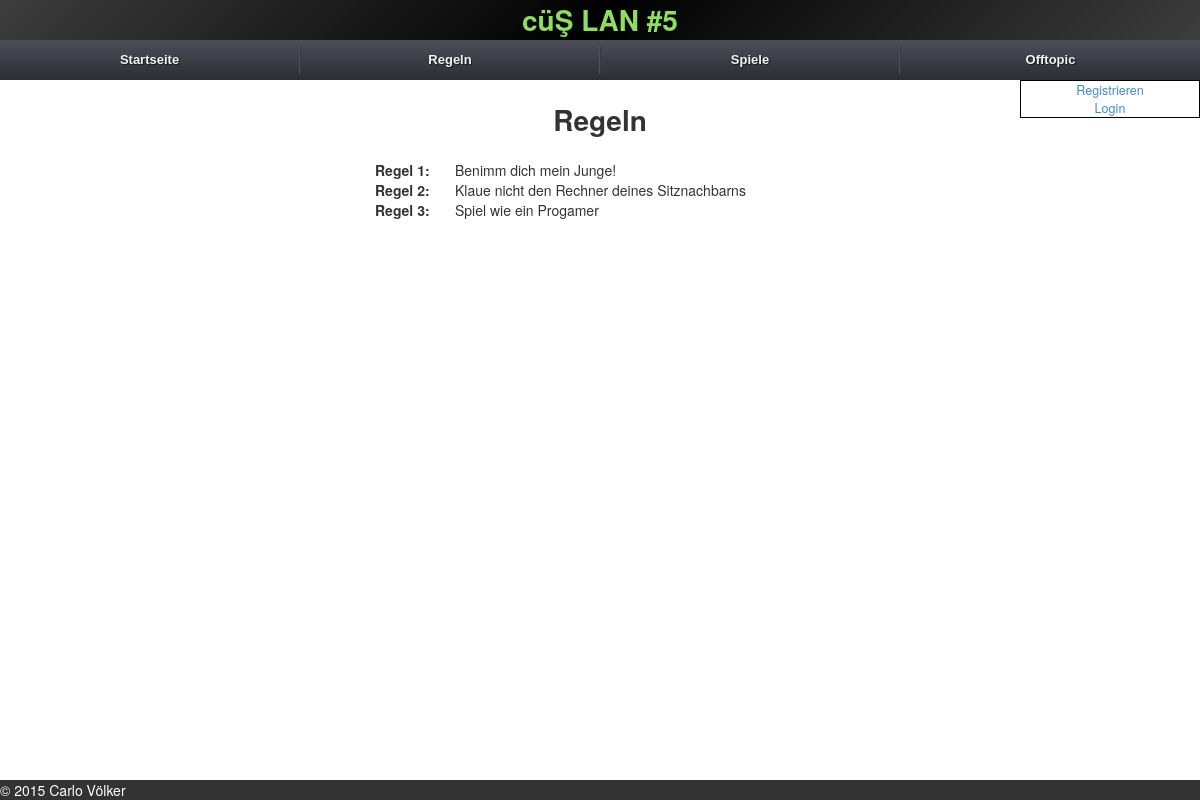
/rules/allgemeine-regeln/, run on an earlier commit of the app's database.
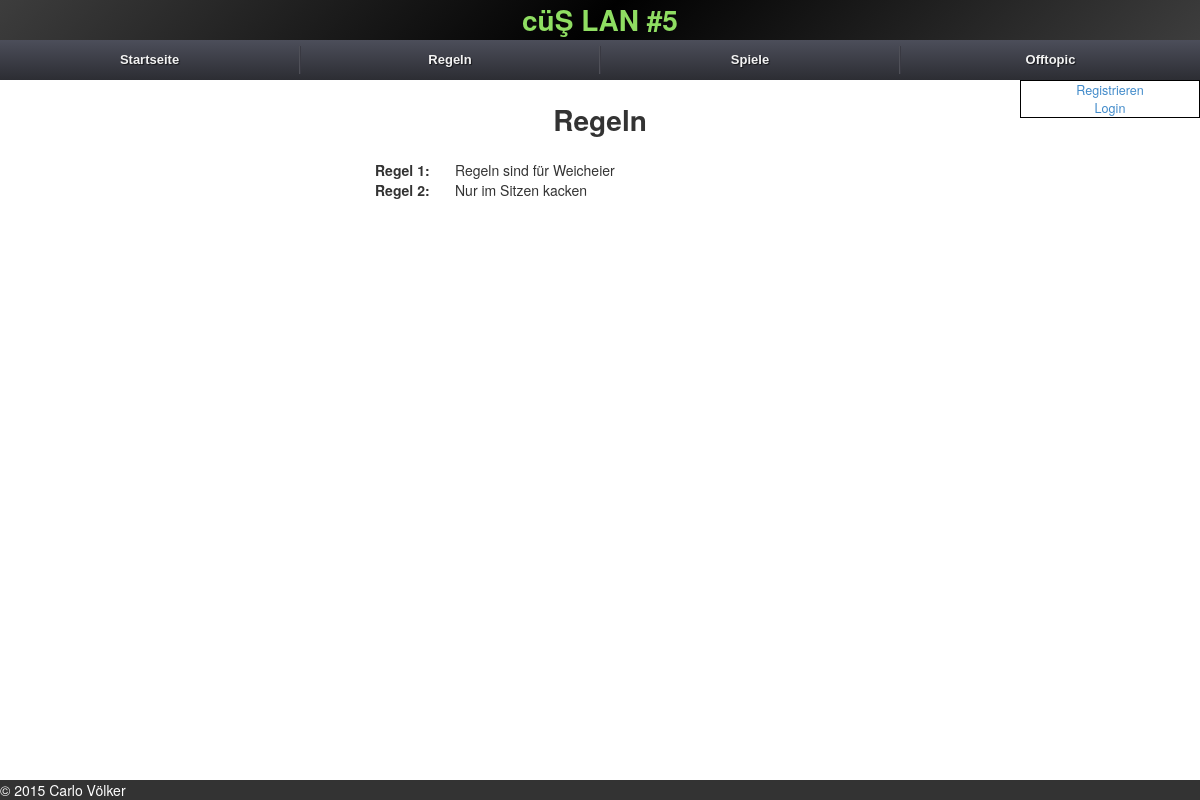
And on a later commit of the database.
### core/models.py (models this page shows)
class RulesInline(models.Model):
	rules = models.ForeignKey(Rules, verbose_name="Regelgruppe", blank=True, null=True, related_name="inline_rules")
	information = models.TextField(verbose_name="Regel", max_length=512, null=True, blank=True)
	def __unicode__(self):
		return u"%s" % (self.information)
	class Meta:
		verbose_name = "Regel"
		verbose_name_plural = "Regeln"

### core/views.py (the view)
# urls.py: url(r'^rules/(?P<slug>[-\w\d]+)/$', views.rules, name='rules'),
def rules(request, slug):
	context = RequestContext(request)
	content = {}
	content['rule'] = Rules.objects.get(slug=slug)
	return render_to_response('rules.html', content, context_instance=context)

### core/context_processors.py (called while the page is built)
def intranet_processor(request):
	content = {}
	lan_name = IntranetMeta.objects.all()[0]
	content['lan_name'] = lan_name
	rules = Rules.objects.all()
	content['rules'] = rules
	games = Game.objects.exclude(match_game=None)
	content['games'] = games
	return content

### core/templates/rules.html
{% extends "base.html" %}
{% load staticfiles %}
{% block body %}
{{block.super}}
<div class="content">
	<div class="headline">
		<h1 class="game_headline">Regeln</h1>
	</div>
	<ul class="list_rule">
	{% for rule in rule.inline_rules.all %}
		<div class="single_rule">
			<h4>Regel {{ forloop.counter }}:</h4>
			<p>{{ rule }}</p>
		</div>
		<br/>
	{% endfor %}
	</ul>
</div>
{% endblock %}

What changed in the data, as far as the page shows it:
no longer on this page (row edited): RulesInline: information "Spiel wie ein Progamer"
changed RulesInline: information "Benimm dich mein Junge!" → "Regeln sind für Weicheier"
changed RulesInline: information "Klaue nicht den Rechner deines Sitznachbarns" → "Nur im Sitzen kacken"
